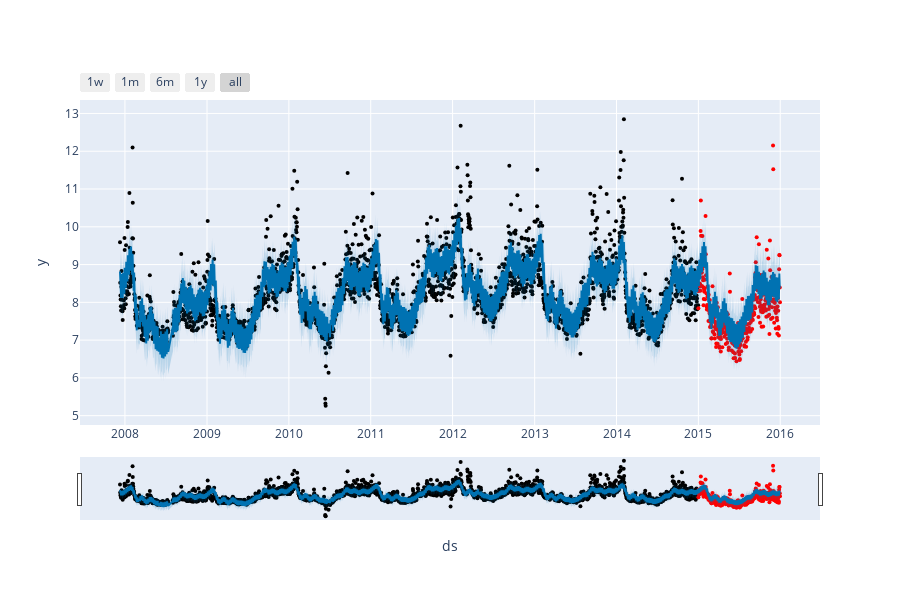

Notebook source saved alongside this figure:
### Markdown cell above
An interactive figure of the forecast and components can be created with plotly. You will need to install plotly 4.0 or above separately, as it will not by default be installed with prophet. You will also need to install the notebook and ipywidgets packages.

### Code cell
plot_plotly(m, forecast,future_real=df_test)

### Figure 1 — Plotly figure (JSON) as saved in the notebook; plotly's stock layout.template omitted (floating-point values rounded to 4 significant figures; data arrays with more than 128 entries replaced by an {"elided": "..."} marker saying what was removed)
{"data": [{"marker": {"color": {"elided": "2885 str values"}, "size": 4}, "mode": "markers", "name": "Actual", "type": "scatter", "x": {"elided": "2885 str values"}, "y": {"elided": "2885 float values"}}, {"hoverinfo": "skip", "line": {"width": 0}, "mode": "lines", "type": "scatter", "x": {"elided": "2887 str values"}, "y": {"elided": "2887 float values"}}, {"fill": "tonexty", "fillcolor": "rgba(0, 114, 178, 0.2)", "line": {"color": "#0072B2", "width": 2}, "mode": "lines", "name": "Predicted", "type": "scatter", "x": {"elided": "2887 str values"}, "y": {"elided": "2887 float values"}}, {"fill": "tonexty", "fillcolor": "rgba(0, 114, 178, 0.2)", "hoverinfo": "skip", "line": {"width": 0}, "mode": "lines", "type": "scatter", "x": {"elided": "2887 str values"}, "y": {"elided": "2887 float values"}}], "layout": {"height": 600, "showlegend": false, "width": 900, "xaxis": {"rangeselector": {"buttons": [{"count": 7, "label": "1w", "step": "day", "stepmode": "backward"}, {"count": 1, "label": "1m", "step": "month", "stepmode": "backward"}, {"count": 6, "label": "6m", "step": "month", "stepmode": "backward"}, {"count": 1, "label": "1y", "step": "year", "stepmode": "backward"}, {"step": "all"}]}, "rangeslider": {"visible": true}, "title": {"text": "ds"}, "type": "date"}, "yaxis": {"title": {"text": "y"}}}}
